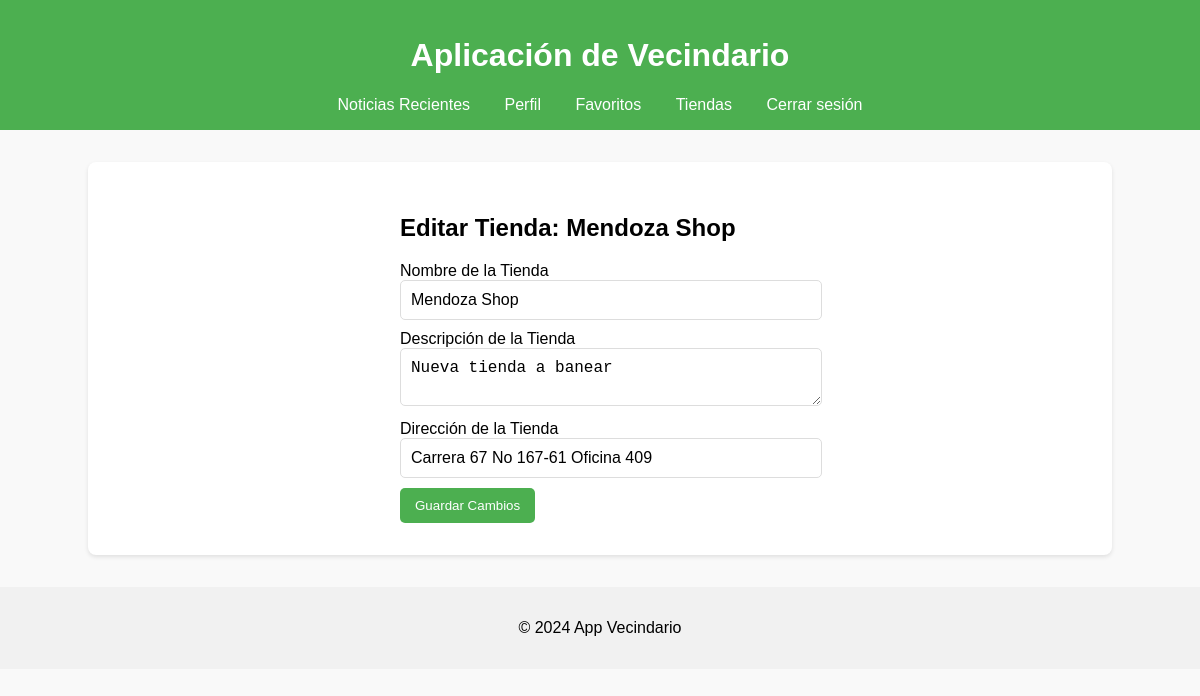
/edit_store/1 (signed in), run on the app's committed database.
### models.py (models this page shows)
class Store(db.Model):
    __tablename__ = 'store'
    id = db.Column(db.Integer, primary_key=True)
    name = db.Column(db.String(120), nullable=False)
    description = db.Column(db.Text, nullable=True)
    address = db.Column(db.String(255), nullable=True)
    rating = db.Column(db.Float, nullable=False, default=0)
    owner_id = db.Column(db.Integer, db.ForeignKey('user.id'), nullable=False)
    suspended_until = db.Column(db.DateTime, nullable=True)  # Nuevo: para suspender la tienda
    store_products = db.relationship('Product', backref='store_relation', lazy=True)
    comments = db.relationship('Comment', backref='store', lazy=True)
    news = db.relationship('News', backref='store', lazy=True)

### app.py (the view, shortened to what this page needs)
@app.route('/edit_store/<int:store_id>', methods=['GET', 'POST'])
def edit_store(store_id):
    if 'user_id' not in session:
        return redirect('/login')
    store = Store.query.get_or_404(store_id)
    return render_template('edit_store.html', store=store)

### app.py (called while the page is built)
@app.context_processor
def inject_user():
    user = None
    if 'user_id' in session:
        user = User.query.get(session['user_id'])
    return dict(user=user)

def check_user_suspended(user):
    if user.suspended_until and user.suspended_until > datetime.utcnow():
        return True
    return False

@app.before_request
def before_request():
    if 'user_id' in session:
        user = User.query.get(session['user_id'])
        if check_user_suspended(user):
            flash('Tu cuenta ha sido suspendida temporalmente.', 'error')
            return redirect('/login')

### templates/edit_store.html (shortened to what this page needs)
{% extends "base.html" %}
{% block content %}
<div class="form-container">
    <h2>Editar Tienda: {{ store.name }}</h2>
    <form action="/edit_store/{{ store.id }}" method="POST">
        <label for="name">Nombre de la Tienda</label>
        <input type="text" id="name" name="name" value="{{ store.name }}" required>
        <label for="description">Descripción de la Tienda</label>
        <textarea id="description" name="description" required>{{ store.description }}</textarea>
        <label for="address">Dirección de la Tienda</label>
        <input type="text" id="address" name="address" value="{{ store.address }}" required>
        <button type="submit">Guardar Cambios</button>
    </form>
</div>
{% endblock %}

### static/styles.css (style rules this page uses)
body { font-family: 'Arial', sans-serif; background-color: #f9f9f9; margin: 0; padding: 0; }
button { padding: 10px 15px; background-color: #4CAF50; color: white; border: none; border-radius: 5px; cursor: pointer; }
.form-container { max-width: 400px; margin: 0 auto; }
input[type="text"], input[type="password"], input[type="email"], input[type="date"] { width: 100%; padding: 10px; margin-bottom: 10px; border: 1px solid #ddd; border-radius: 5px; font-size: 16px; }
textarea { width: 100%; padding: 10px; margin-bottom: 10px; border: 1px solid #ddd; border-radius: 5px; font-size: 16px; }

### data on the page
Store: name "Mendoza Shop", description "Nueva tienda a banear", address "Carrera 67 No 167-61 Oficina 409"
